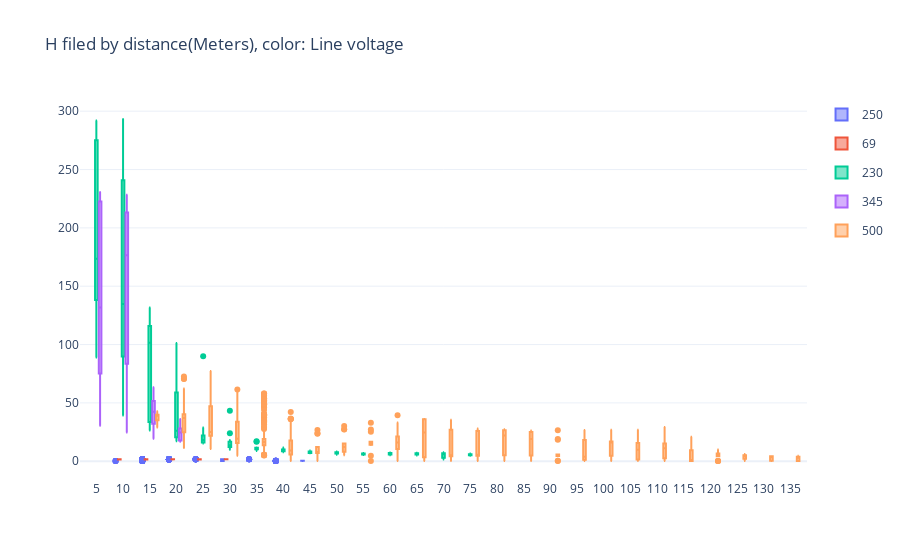

Notebook cell for this chart:
### Code cell
f = go.Figure()
a_bar = px.box(x=all_flights_df['bin'], y = all_flights_df['H_Field_mG'], color=all_flights_df['Line_Voltage_rating'], )
f.add_traces(list(a_bar.select_traces()))
title = "H filed by distance(Meters), color: Line voltage"
f.update_layout(boxmode='group', title=title)
f.update_xaxes(categoryorder='array', categoryarray= [str(i) for i in range(5, 500, 5)])
f.write_html(title + ".html")
f.show()

### Figure 1 — Plotly figure (JSON) as saved in the notebook; plotly's stock layout.template omitted (floating-point values rounded to 4 significant figures; data arrays with more than 128 entries replaced by an {"elided": "..."} marker saying what was removed)
{"data": [{"alignmentgroup": "True", "hovertemplate": "color=250<br>x=%{x}<br>y=%{y}<extra></extra>", "legendgroup": "250", "marker": {"color": "#636efa"}, "name": "250", "notched": false, "offsetgroup": "250", "orientation": "v", "showlegend": true, "x": {"elided": "1521 str values"}, "x0": " ", "xaxis": "x", "y": {"elided": "1521 float values"}, "y0": " ", "yaxis": "y", "type": "box"}, {"alignmentgroup": "True", "hovertemplate": "color=69<br>x=%{x}<br>y=%{y}<extra></extra>", "legendgroup": "69", "marker": {"color": "#EF553B"}, "name": "69", "notched": false, "offsetgroup": "69", "orientation": "v", "showlegend": true, "x": {"elided": "270 str values"}, "x0": " ", "xaxis": "x", "y": {"elided": "270 float values"}, "y0": " ", "yaxis": "y", "type": "box"}, {"alignmentgroup": "True", "hovertemplate": "color=230<br>x=%{x}<br>y=%{y}<extra></extra>", "legendgroup": "230", "marker": {"color": "#00cc96"}, "name": "230", "notched": false, "offsetgroup": "230", "orientation": "v", "showlegend": true, "x": {"elided": "859 str values"}, "x0": " ", "xaxis": "x", "y": {"elided": "859 float values"}, "y0": " ", "yaxis": "y", "type": "box"}, {"alignmentgroup": "True", "hovertemplate": "color=345<br>x=%{x}<br>y=%{y}<extra></extra>", "legendgroup": "345", "marker": {"color": "#ab63fa"}, "name": "345", "notched": false, "offsetgroup": "345", "orientation": "v", "showlegend": true, "x": {"elided": "466 str values"}, "x0": " ", "xaxis": "x", "y": {"elided": "466 float values"}, "y0": " ", "yaxis": "y", "type": "box"}, {"alignmentgroup": "True", "hovertemplate": "color=500<br>x=%{x}<br>y=%{y}<extra></extra>", "legendgroup": "500", "marker": {"color": "#FFA15A"}, "name": "500", "notched": false, "offsetgroup": "500", "orientation": "v", "showlegend": true, "x": {"elided": "1322 str values"}, "x0": " ", "xaxis": "x", "y": {"elided": "1322 float values"}, "y0": " ", "yaxis": "y", "type": "box"}], "layout": {"boxmode": "group", "title": {"text": "H filed by distance(Meters), color: Line voltage"}, "xaxis": {"categoryorder": "array", "categoryarray": ["5", "10", "15", "20", "25", "30", "35", "40", "45", "50", "55", "60", "65", "70", "75", "80", "85", "90", "95", "100", "105", "110", "115", "120", "125", "130", "135", "140", "145", "150", "155", "160", "165", "170", "175", "180", "185", "190", "195", "200", "205", "210", "215", "220", "225", "230", "235", "240", "245", "250", "255", "260", "265", "270", "275", "280", "285", "290", "295", "300", "305", "310", "315", "320", "325", "330", "335", "340", "345", "350", "355", "360", "365", "370", "375", "380", "385", "390", "395", "400", "405", "410", "415", "420", "425", "430", "435", "440", "445", "450", "455", "460", "465", "470", "475", "480", "485", "490", "495"]}}}
